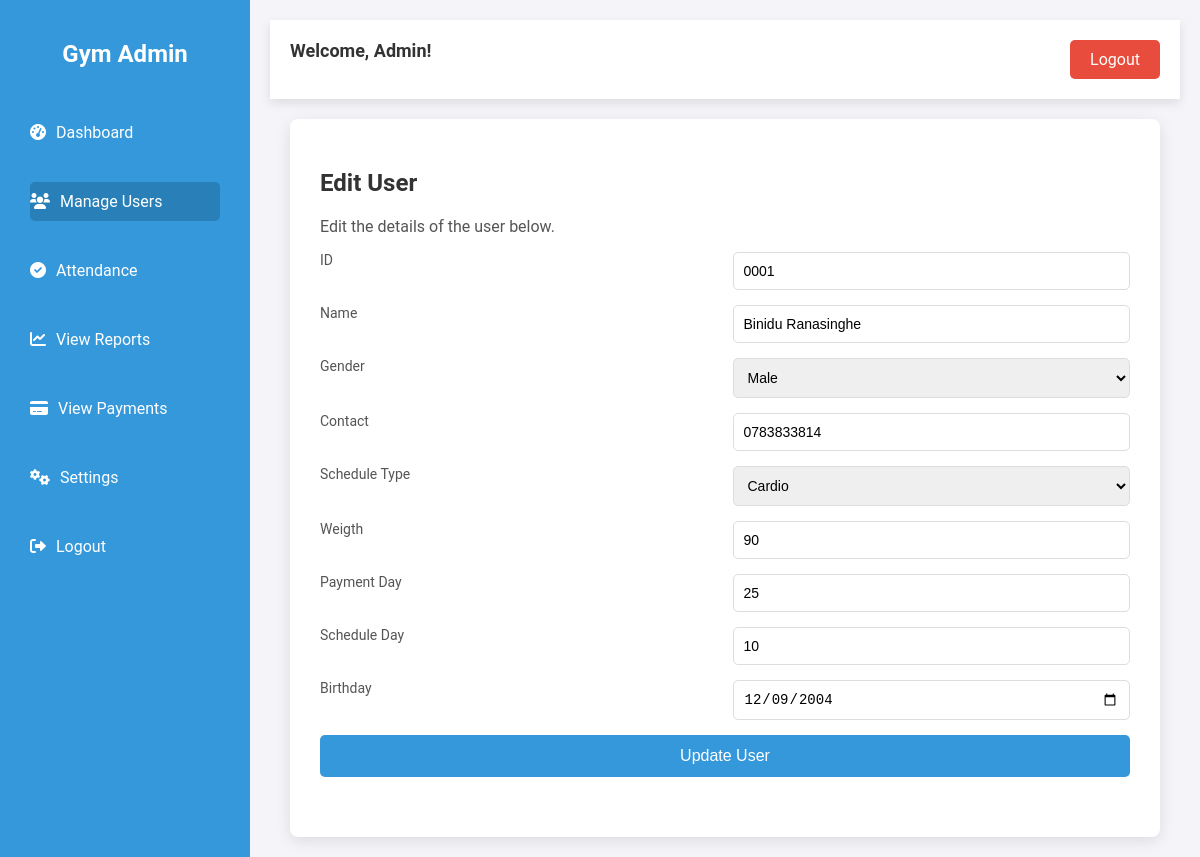
The app's page /edit_user.php?id=0001 (signed in) with its own data.
### tables this page shows
CREATE TABLE `users` (
  `id` varchar(4) NOT NULL,
  `name` varchar(255) NOT NULL,
  `gender` varchar(250) NOT NULL,
  `contact` varchar(250) NOT NULL,
  `schedule_type` varchar(250) NOT NULL,
  `weigth` int(250) NOT NULL,
  `payment_day` varchar(250) NOT NULL,
  `schedule_day` varchar(250) NOT NULL,
  `birthday` date NOT NULL,
  `registered_date` timestamp NOT NULL DEFAULT CURRENT_TIMESTAMP
);

### edit_user.php (the view, shortened to what this page needs)
<?php
include('config.php');
if (isset($_GET['id'])) {
    $user_id = intval($_GET['id']);
    $sql = "SELECT * FROM users WHERE id = $user_id";
    $result = $conn->query($sql);
    if ($result->num_rows > 0) {
        $user = $result->fetch_assoc();
    } else {
        header("Location: manage_users.php");
        exit();
    }
} else {
    header("Location: manage_users.php");
    exit();
}
?>
<!DOCTYPE html>
<html lang="en">
<head>
    <link rel="stylesheet" href="css/dashboard.css">
    <link rel="stylesheet" href="https://cdnjs.cloudflare.com/ajax/libs/font-awesome/6.0.0-beta3/css/all.min.css">
</head>
<body>
    <div class="sidebar">
        <div class="sidebar-header">
            <h2>Gym Admin</h2>
        </div>
        <ul class="sidebar-menu">
            <li><a href="dashboard.php"><i class="fas fa-tachometer-alt"></i> Dashboard</a></li>
            <li><a href="manage_users.php" class="active"><i class="fas fa-users"></i> Manage Users</a></li>
            <li><a href="attendance.php"><i class="fas fa-check-circle"></i> Attendance</a></li>
            <li><a href="report.php"><i class="fas fa-chart-line"></i> View Reports</a></li>
            <li><a href="payment.php"><i class="fas fa-credit-card"></i> View Payments</a></li>
            <li><a href="settings.php"><i class="fas fa-cogs"></i> Settings</a></li>
            <li><a href="logout.php"><i class="fas fa-sign-out-alt"></i> Logout</a></li>
        </ul>
    </div>
    <div class="main-content">
        <header>
            <div class="header">
                <span>Welcome, <?php echo $_SESSION['username']; ?>!</span>
                <a href="logout.php" class="logout-btn">Logout</a>
            </div>
        </header>
        <div class="container">
            <div class="admin-panel">
                <h2>Edit User</h2>
                <p>Edit the details of the user below.</p>
                <form action="edit_user.php?id=<?php echo $user['id']; ?>" method="post">
                    <label for="id">ID</label>
                    <input type="text" id="id" name="id" value="<?php echo $user['id']; ?>" readonly>
                    <label for="name">Name</label>
                    <input type="text" id="name" name="name" value="<?php echo $user['name']; ?>" required>
                    <label for="gender">Gender</label>
                    <select id="gender" name="gender" required>
                        <option value="Male" <?php echo ($user['gender'] == 'Male') ? 'selected' : ''; ?>>Male</option>
                    </select>
                    <label for="contact">Contact</label>
                    <input type="tel" id="contact" name="contact" value="<?php echo $user['contact']; ?>" required pattern="[0-9]{10}" title="Please enter a valid 10-digit telephone number.">
                    <label for="schedule_type">Schedule Type</label>
                    <select id="schedule_type" name="schedule_type" required>
                        <option value="Cardio" <?php echo ($user['schedule_type'] == 'Cardio') ? 'selected' : ''; ?>>Cardio</option>
                    </select>
                    <label for="weigth">Weigth</label>
                    <input type="number" id="weigth" name="weigth" value="<?php echo $user['weigth']; ?>" required>
                    <label for="payment_day">Payment Day</label>
                    <input type="text" id="payment_day" name="payment_day" value="<?php echo $user['payment_day']; ?>" required>
                    <label for="schedule_day">Schedule Day</label>
                    <input type="text" id="schedule_day" name="schedule_day" value="<?php echo $user['schedule_day']; ?>" required>
                    <label for="birthday">Birthday</label>
                    <input type="date" id="birthday" name="birthday" value="<?php echo $user['birthday']; ?>" required>
                    <button type="submit">Update User</button>
                </form>
            </div>
        </div>
    </div>
</body>
</html>

### css/dashboard.css (style rules this page uses)
body { font-family: 'Roboto', sans-serif; margin: 0; padding: 0; background-color: #f4f4f9; display: flex; height: 100vh; }
.sidebar { background-color: #3498db; width: 250px; height: 100%; position: fixed; top: 0; left: 0; color: white; padding: 20px 0; display: flex; flex-direction: column; }
.sidebar-header h2 { text-align: center; margin-bottom: 30px; color: #fff; }
.sidebar-menu { list-style-type: none; padding: 0; margin: 0; }
.sidebar-menu li { padding: 15px 30px; }
.sidebar-menu li a { text-decoration: none; color: #fff; font-size: 16px; display: flex; align-items: center; padding: 10px 0; transition: background-color 0.3s ease; }
.sidebar-menu li a i { margin-right: 10px; }
.sidebar-menu li a:hover, .sidebar-menu li a.active { background-color: #2980b9; border-radius: 5px; }
.main-content { margin-left: 250px; width: 100%; padding: 20px; background-color: #f4f4f9; }
.header { background-color: #fff; display: flex; justify-content: space-between; padding: 20px; box-shadow: 0 4px 10px rgba(0, 0, 0, 0.1); }
.header span { font-size: 18px; font-weight: bold; color: #333; }
.logout-btn { background-color: #e74c3c; color: white; padding: 10px 20px; text-decoration: none; border-radius: 5px; font-size: 16px; transition: background-color 0.3s ease; }
.container { padding: 20px; }
.admin-panel { background-color: #fff; border-radius: 8px; padding: 30px; box-shadow: 0 4px 15px rgba(0, 0, 0, 0.1); }
.admin-panel h2 { color: #333; margin-bottom: 20px; }
.admin-panel p { font-size: 16px; color: #555; }
form { display: grid; grid-template-columns: 1fr 1fr; gap: 15px; margin-bottom: 30px; }
form label { font-size: 14px; color: #555; }
form input, form select { padding: 10px; border: 1px solid #ddd; border-radius: 5px; font-size: 14px; }
form button { grid-column: span 2; padding: 12px; background-color: #3498db; color: white; border: none; border-radius: 5px; font-size: 16px; cursor: pointer; }

### records on screen
users: id "0001", name "Binidu Ranasinghe", gender "Male", contact "0783833814", schedule_type "Cardio", weigth "90", payment_day "25", schedule_day "10", birthday "12/09/2004"

### other values on screen
$_SESSION['username'] "Admin"
